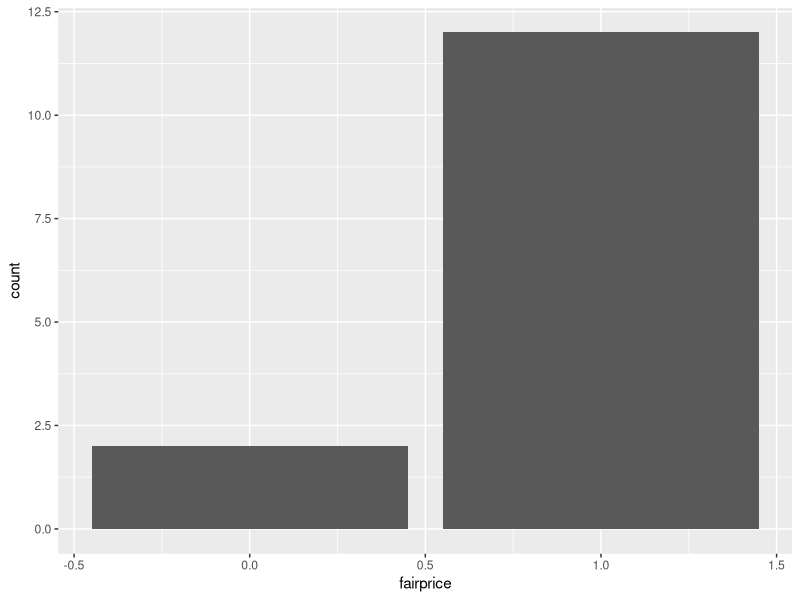
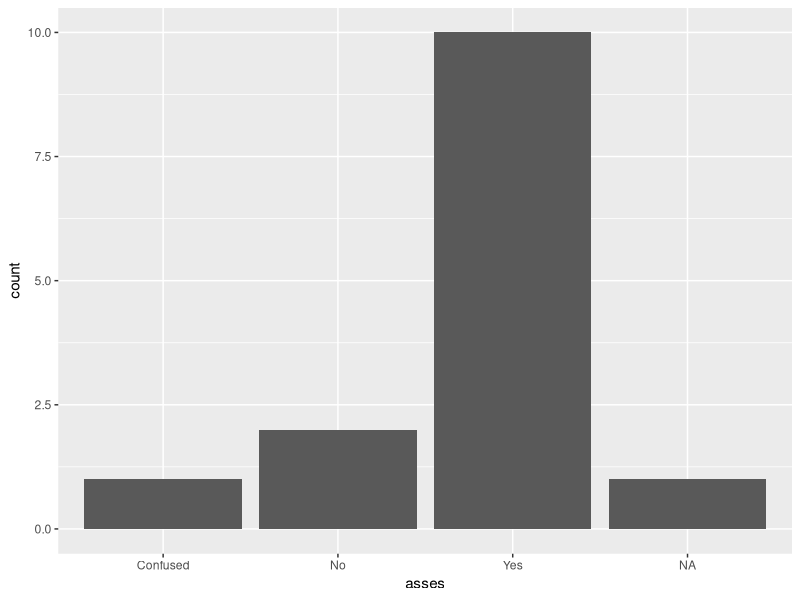
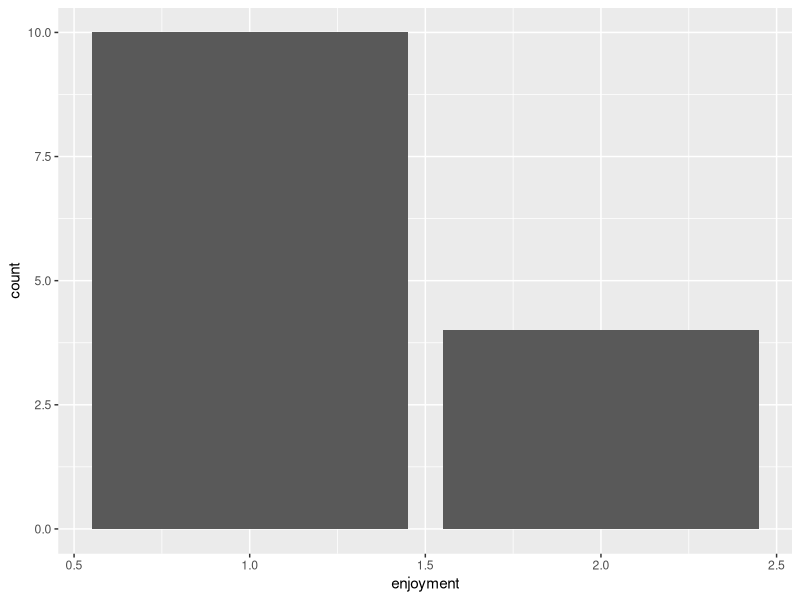
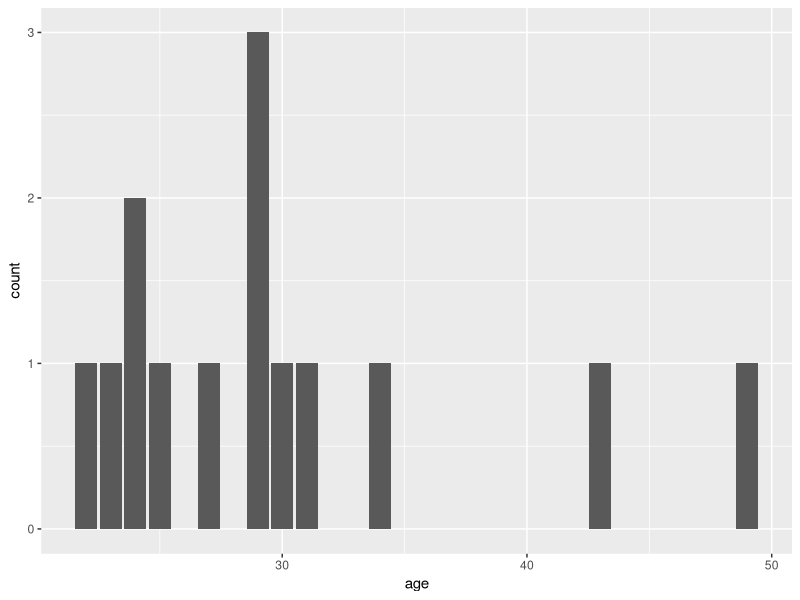
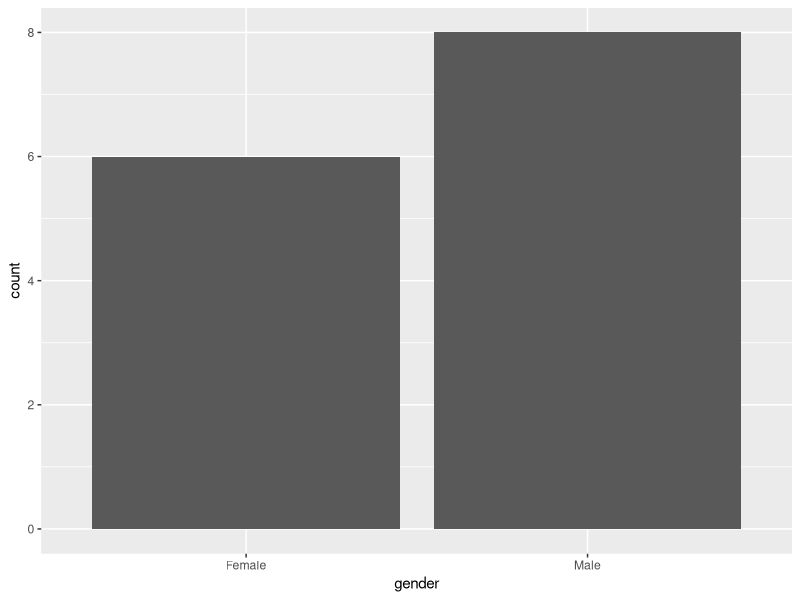
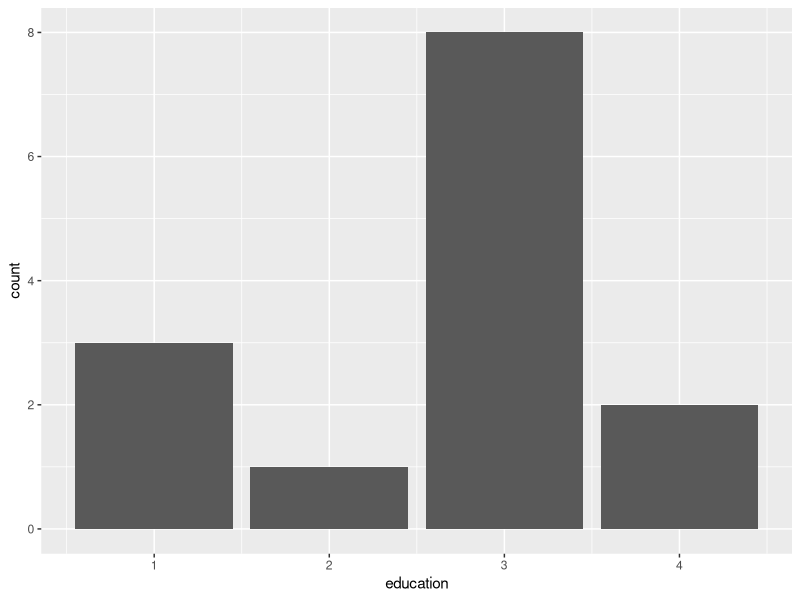
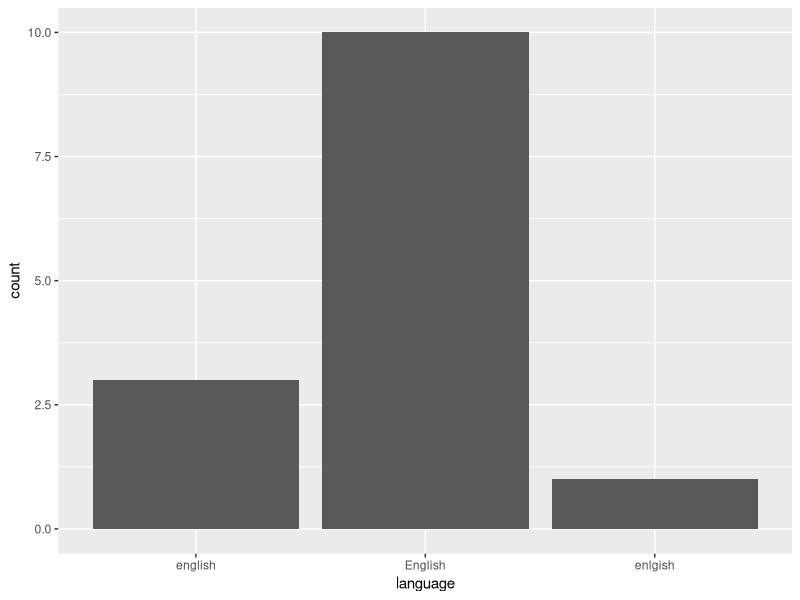

Write R code to recreate these figures, in order.
library(tidyverse)
setwd(dirname(rstudioapi::getActiveDocumentContext()$path))

d = read.csv("pilot_demographic.csv", header = TRUE)

# look at comments
unique(d$comments)

# fair price
ggplot(d, aes(x=fairprice)) +
  geom_histogram(stat="count")

# overall assessment
ggplot(d, aes(x=asses)) +
  geom_histogram(stat="count")

table(d$asses)

d_no = d %>% 
  filter(asses == "No")

d_confused = d  %>% 
  filter(asses == "Confused")

#------------------------- workers who didn't do HIT correctly---------------------------
d_no$workerid
#------------------------- workers who were confused-------------------------------------
d_confused$workerid

# enjoyment (3 levels)
ggplot(d, aes(x=enjoyment)) +
  geom_histogram(stat="count")

# age
ggplot(d, aes(x=age)) +
  geom_histogram(stat="count")

# gender
ggplot(d, aes(x=gender)) +
  geom_histogram(stat="count")

# education
ggplot(d, aes(x=education)) +
  geom_histogram(stat="count")

# language
ggplot(d, aes(x=language)) +
  geom_histogram(stat="count")
